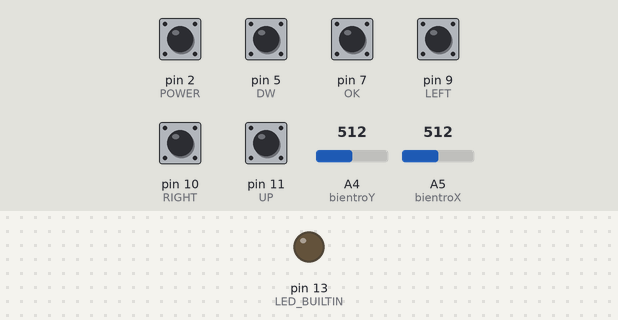
A sketch run on a simulated Arduino Uno, built with avr-gcc and run on an emulated ATmega328P. On the bench: output pins drawn as LEDs (lit = HIGH). Dashed ring = blinking. Inputs (shaded band) come from the test bench; at power-on: pin 2 (POWER), pin 5 (DW), pin 7 (OK), pin 9 (LEFT), pin 10 (RIGHT), pin 11 (UP) HIGH, A5 (bientroX) = 512, A4 (bientroY) = 512.

Above: at 1.2 s.
1.3 s: A5 (bientroX) set to 543
2.8 s: A5 (bientroX) set to 565
At 5.7 s:
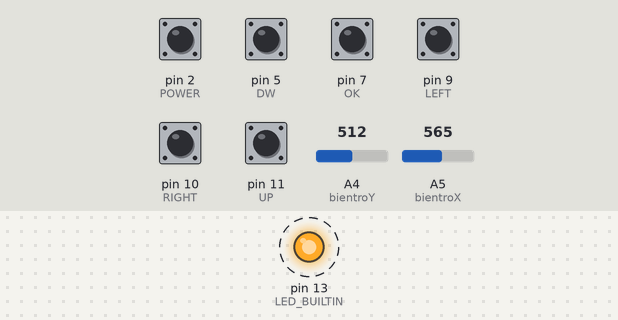
5.8 s: A5 (bientroX) set to 540
At 6.3 s:
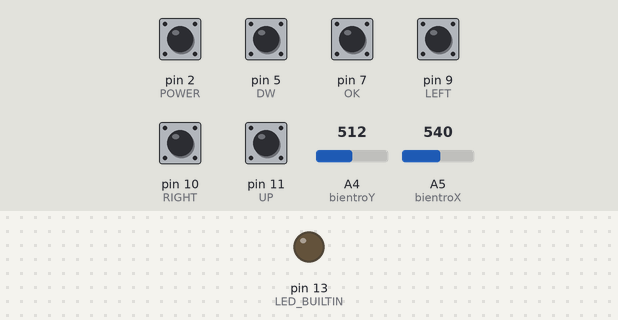
Timing chart, 0 to 8.8 s (numbered marks = the images above; inputs shaded):
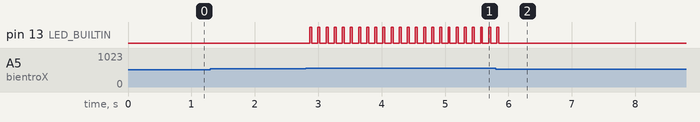

Measured:
- the behaviour switches between 550 and 551 on A5 (bientroX) (found by bisection; images 0 and 1)
- after the input at 1.3 s, every drawn part: stays the same
- after the input at 2.8 s, pin 13 (LED_BUILTIN): alternates HIGH for 0.03 s and LOW for 0.10 s, starting after 0.07 s
- after the input at 5.8 s, pin 13 (LED_BUILTIN): goes on until 5.8 s, then stays LOW

The sketch:

RemoteTransmitterIR.ino
```cpp
//##2024 Coding by Vinh Cao###//
#include <IRremote.h>

IRsend irsend;
const int bientroX = A5;
const int bientroY = A4;
const int POWER = 2;
const int UP = 11;
const int RIGHT = 10;
const int LEFT = 9;
const int OK = 7;
const int DW = 5;

void setup() {
  pinMode(UP, INPUT_PULLUP);
  pinMode(RIGHT, INPUT_PULLUP);
  pinMode(LEFT, INPUT_PULLUP);
  pinMode(OK, INPUT_PULLUP);
  pinMode(DW, INPUT_PULLUP);
  pinMode(POWER, INPUT_PULLUP);
  pinMode(bientroX, INPUT);
  pinMode(bientroY, INPUT);
  pinMode(LED_BUILTIN, OUTPUT);
}

void sendSonyRepeated(unsigned long data, int nbits) {
  for (int i = 0; i < 2; i++) {
    irsend.sendSony(data, nbits);
    // delay(50);
     digitalWrite(LED_BUILTIN, HIGH);  // turn the LED on (HIGH is the voltage level)
    delay(30);                      // wait for a second
    digitalWrite(LED_BUILTIN, LOW);   // turn the LED off by making the voltage LOW
    delay(30);
  }
}

void checkButton(int buttonPin, unsigned long irCode) {
  if (digitalRead(buttonPin) == LOW) {
    delay(20);
    if (digitalRead(buttonPin) == LOW) {
      sendSonyRepeated(irCode, 12);
      while (digitalRead(buttonPin) == LOW);
    }
  }
}

void checkJoystick(int xValue, unsigned long irCodeHigh, unsigned long irCodeLow) {
  if (xValue > 550) {
    sendSonyRepeated(irCodeHigh, 12);
  } else if (xValue < 450) {
    sendSonyRepeated(irCodeLow, 12);
  }
}

void loop() {
  int x = analogRead(bientroX);  // Read the value of the X axis
  int y = analogRead(bientroY);  // Read the value of the Y axis
  int KEY = digitalRead(POWER);  // Read the value of the button

  checkButton(UP, 0x2F0);
  checkButton(RIGHT, 0xCD0);
  checkButton(LEFT, 0x2D0);
  checkButton(DW, 0xAF0);
  checkButton(OK, 0xA70);
  checkButton(POWER, 0xA90);

  checkJoystick(x, 0x490, 0xC90);
}
```
